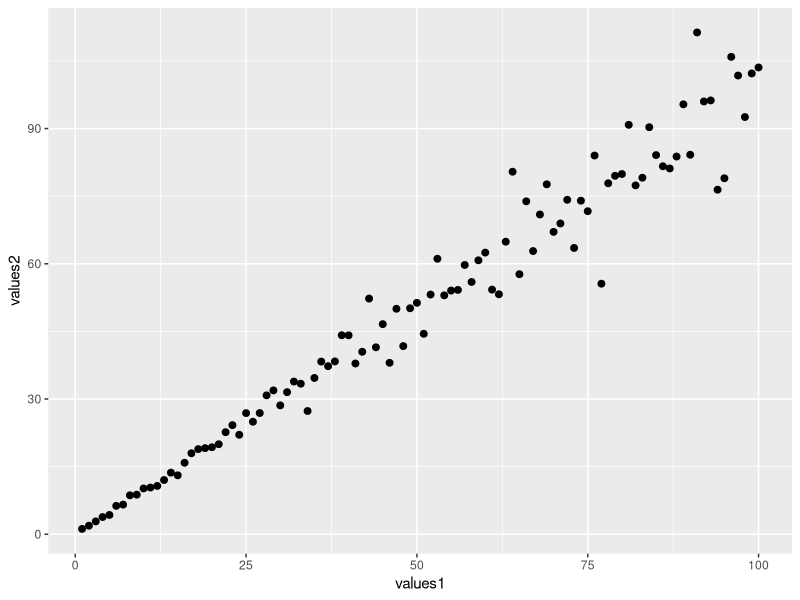
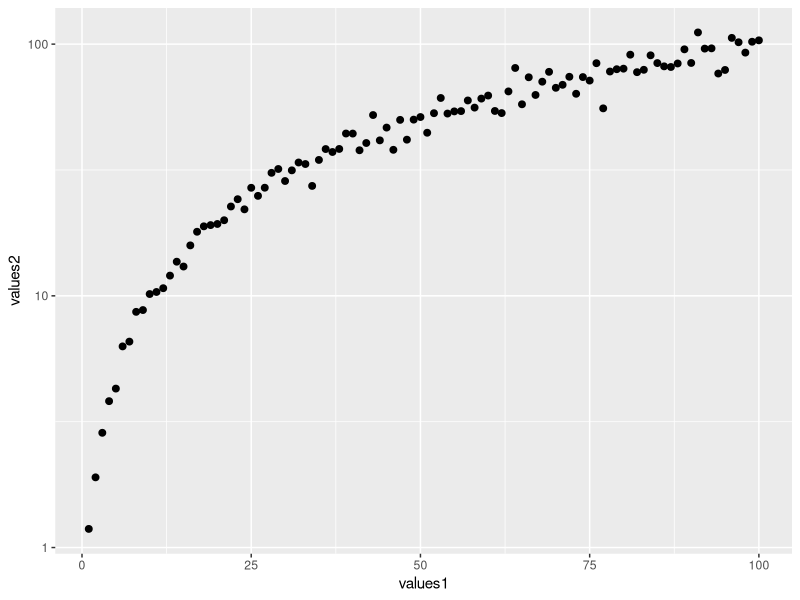
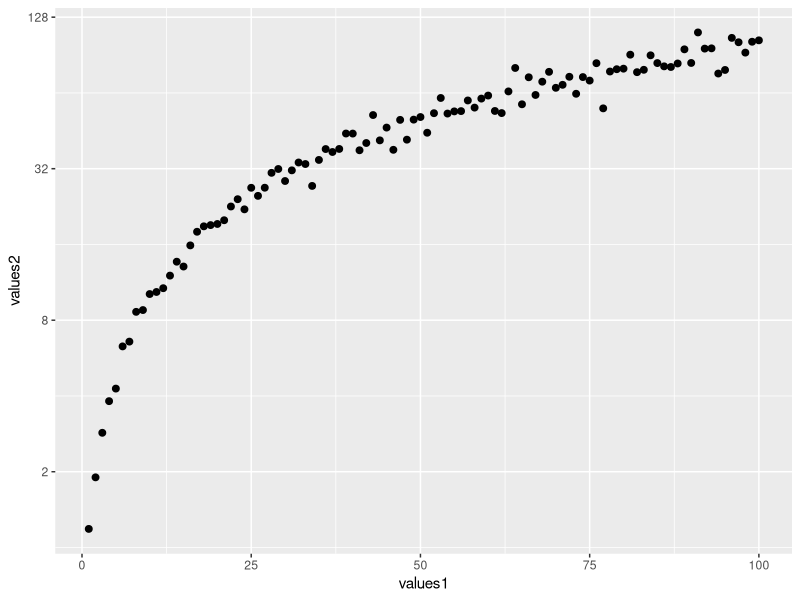
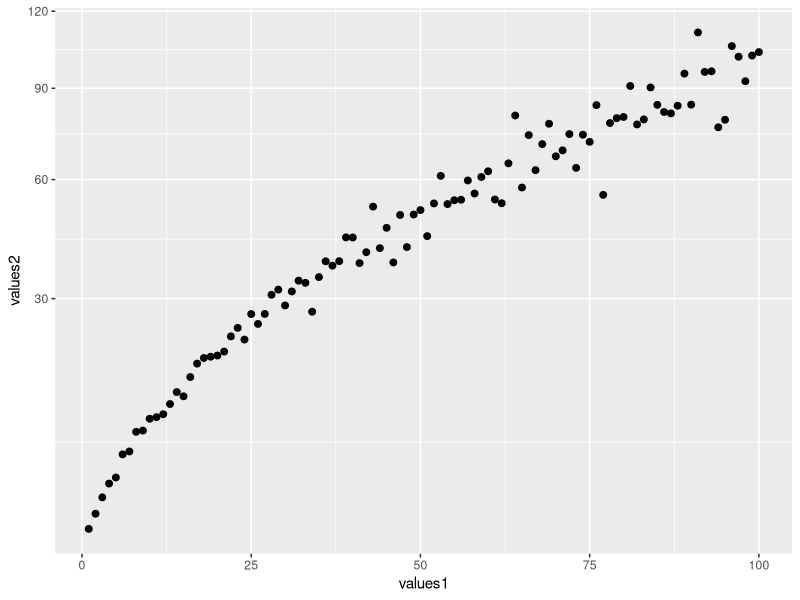
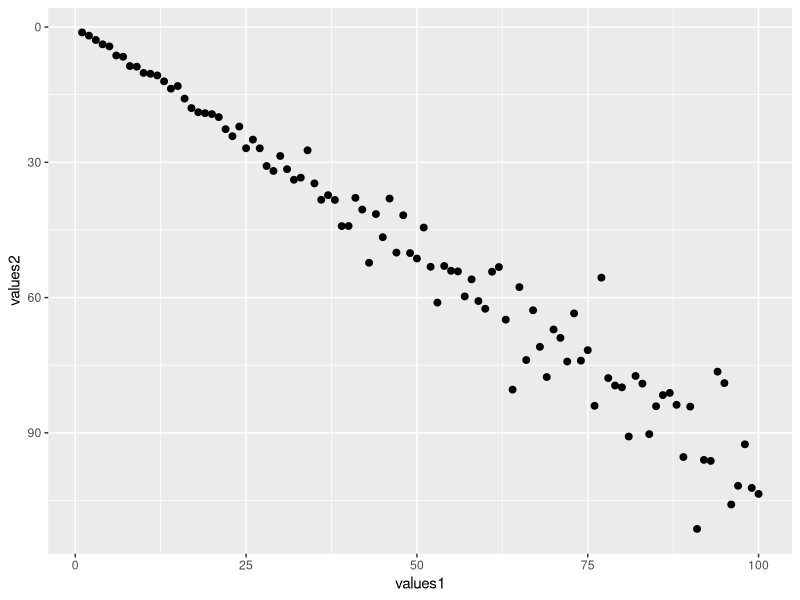

Source code (R) for these figures, in order:
## ---- chunk 1
knitr::opts_chunk$set(echo = TRUE, fig.align='center')

# title: axis scale
# author: jonathan
# revised: 12/2/2020 

WEB <- c("https://bioceed.uib.no/dropfolder/bioSTATS/Rmd/Basic/Visualizing/Essential/axis-scale.html")
GIT <- c("https://github.com/jonathansoule/biostats/blob/master/Basic/Visualizing/Essential/axis-scale.Rmd")
library(ggplot2)
library(gridExtra)

# variable 1
values1 <- 1:100
# variable 2
values2 <- values1*(rnorm(100, mean=1, sd=.1))

# dataframe
df <- data.frame(values1, values2)
## ---- chunk 2
baseplot <- ggplot(df, aes(values1, values2)) +
  geom_point(size=2)
baseplot
## ---- chunk 3
baseplot + 
  scale_y_continuous(trans = "log10")
## ---- chunk 4
baseplot + 
  scale_y_continuous(trans = "log2")
## ---- chunk 5
baseplot + 
  scale_y_continuous(trans = "sqrt")
## ---- chunk 6
baseplot + 
  scale_y_continuous(trans = "reverse")
